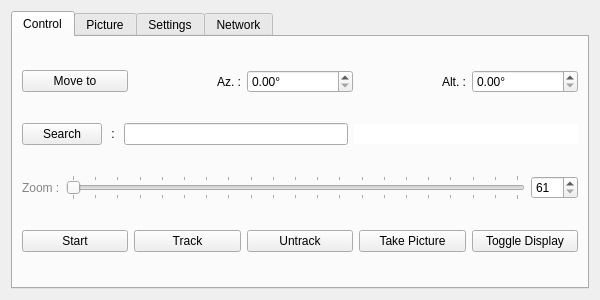
<?xml version="1.0" encoding="UTF-8"?>
<ui version="4.0">
 <class>AutoscopeWindowForm</class>
 <widget class="QWidget" name="AutoscopeWindowForm">
  <property name="windowModality">
   <enum>Qt::NonModal</enum>
  </property>
  <property name="geometry">
   <rect>
    <x>0</x>
    <y>0</y>
    <width>600</width>
    <height>300</height>
   </rect>
  </property>
  <property name="windowTitle">
   <string>Form</string>
  </property>
  <property name="styleSheet">
   <string notr="true"/>
  </property>
  <layout class="QVBoxLayout" name="verticalLayout_2">
   <item>
    <widget class="QTabWidget" name="tabWidget">
     <property name="enabled">
      <bool>true</bool>
     </property>
     <property name="baseSize">
      <size>
       <width>600</width>
       <height>300</height>
      </size>
     </property>
     <property name="styleSheet">
      <string notr="true"/>
     </property>
     <property name="tabPosition">
      <enum>QTabWidget::North</enum>
     </property>
     <property name="tabShape">
      <enum>QTabWidget::Rounded</enum>
     </property>
     <property name="currentIndex">
      <number>0</number>
     </property>
     <property name="movable">
      <bool>false</bool>
     </property>
     <widget class="QWidget" name="controlTab">
      <property name="styleSheet">
       <string notr="true"/>
      </property>
      <attribute name="title">
       <string>Control</string>
      </attribute>
      <layout class="QVBoxLayout" name="verticalLayout">
       <item>
        <layout class="QGridLayout" name="gridLayout_7">
         <item row="0" column="4">
          <widget class="QDoubleSpinBox" name="altitudeEditor">
           <property name="styleSheet">
            <string notr="true"/>
           </property>
           <property name="suffix">
            <string>°</string>
           </property>
           <property name="maximum">
            <double>90.000000000000000</double>
           </property>
           <property name="singleStep">
            <double>0.010000000000000</double>
           </property>
          </widget>
         </item>
         <item row="0" column="2">
          <widget class="QDoubleSpinBox" name="azimuthEditor">
           <property name="styleSheet">
            <string notr="true"/>
           </property>
           <property name="suffix">
            <string>°</string>
           </property>
           <property name="maximum">
            <double>360.000000000000000</double>
           </property>
           <property name="singleStep">
            <double>0.010000000000000</double>
           </property>
          </widget>
         </item>
         <item row="0" column="1">
          <widget class="QLabel" name="azimuthLabel">
           <property name="styleSheet">
            <string notr="true"/>
           </property>
           <property name="text">
            <string>Az. :</string>
           </property>
           <property name="alignment">
            <set>Qt::AlignRight|Qt::AlignTrailing|Qt::AlignVCenter</set>
           </property>
          </widget>
         </item>
         <item row="0" column="3">
          <widget class="QLabel" name="altitudeLabel">
           <property name="styleSheet">
            <string notr="true"/>
           </property>
           <property name="text">
            <string>Alt. :</string>
           </property>
           <property name="alignment">
            <set>Qt::AlignRight|Qt::AlignTrailing|Qt::AlignVCenter</set>
           </property>
          </widget>
         </item>
         <item row="0" column="0">
          <widget class="QPushButton" name="moveToButton">
           <property name="styleSheet">
            <string notr="true"/>
           </property>
           <property name="text">
            <string>Move to</string>
           </property>
          </widget>
         </item>
        </layout>
       </item>
       <item>
        <layout class="QGridLayout" name="gridLayout">
         <item row="0" column="1">
          <widget class="QLabel" name="label_2">
           <property name="styleSheet">
            <string notr="true"/>
           </property>
           <property name="text">
            <string> : </string>
           </property>
          </widget>
         </item>
         <item row="0" column="0">
          <widget class="QPushButton" name="searchButton">
           <property name="styleSheet">
            <string notr="true"/>
           </property>
           <property name="text">
            <string>Search</string>
           </property>
          </widget>
         </item>
         <item row="0" column="2">
          <widget class="QLineEdit" name="searchEditor">
           <property name="styleSheet">
            <string notr="true"/>
           </property>
          </widget>
         </item>
         <item row="0" column="3">
          <widget class="QLineEdit" name="searchEditorMessenger">
           <property name="text">
            <string/>
           </property>
           <property name="frame">
            <bool>false</bool>
           </property>
           <property name="alignment">
            <set>Qt::AlignCenter</set>
           </property>
           <property name="readOnly">
            <bool>true</bool>
           </property>
          </widget>
         </item>
        </layout>
       </item>
       <item>
        <layout class="QGridLayout" name="gridLayout_9">
         <item row="0" column="0">
          <widget class="QLabel" name="zoomLabel">
           <property name="styleSheet">
            <string notr="true">QWidget{color: #838586;}</string>
           </property>
           <property name="text">
            <string>Zoom :</string>
           </property>
          </widget>
         </item>
         <item row="0" column="1">
          <layout class="QHBoxLayout" name="horizontalLayout_10">
           <item>
            <widget class="QSlider" name="zoomSlider">
             <property name="styleSheet">
              <string notr="true"/>
             </property>
             <property name="minimum">
              <number>61</number>
             </property>
             <property name="maximum">
              <number>181</number>
             </property>
             <property name="orientation">
              <enum>Qt::Horizontal</enum>
             </property>
             <property name="tickPosition">
              <enum>QSlider::TicksBothSides</enum>
             </property>
             <property name="tickInterval">
              <number>6</number>
             </property>
            </widget>
           </item>
           <item>
            <widget class="QSpinBox" name="zoomEditor">
             <property name="styleSheet">
              <string notr="true"/>
             </property>
             <property name="minimum">
              <number>61</number>
             </property>
             <property name="maximum">
              <number>181</number>
             </property>
            </widget>
           </item>
          </layout>
         </item>
        </layout>
       </item>
       <item>
        <layout class="QGridLayout" name="gridLayout_11">
         <item row="0" column="0">
          <widget class="QPushButton" name="startButton">
           <property name="styleSheet">
            <string notr="true"/>
           </property>
           <property name="text">
            <string>Start</string>
           </property>
          </widget>
         </item>
         <item row="0" column="1">
          <widget class="QPushButton" name="trackButton">
           <property name="styleSheet">
            <string notr="true"/>
           </property>
           <property name="text">
            <string>Track</string>
           </property>
          </widget>
         </item>
         <item row="0" column="2">
          <widget class="QPushButton" name="untrackButton">
           <property name="styleSheet">
            <string notr="true"/>
           </property>
           <property name="text">
            <string>Untrack</string>
           </property>
          </widget>
         </item>
         <item row="0" column="4">
          <widget class="QPushButton" name="toggleDisplayButton">
           <property name="styleSheet">
            <string notr="true"/>
           </property>
           <property name="text">
            <string>Toggle Display</string>
           </property>
          </widget>
         </item>
         <item row="0" column="3">
          <widget class="QPushButton" name="takePictureButton">
           <property name="styleSheet">
            <string notr="true"/>
           </property>
           <property name="text">
            <string>Take Picture</string>
           </property>
          </widget>
         </item>
        </layout>
       </item>
      </layout>
     </widget>
     <widget class="QWidget" name="pictureTab">
      <property name="styleSheet">
       <string notr="true"/>
      </property>
      <attribute name="title">
       <string>Picture</string>
      </attribute>
      <layout class="QVBoxLayout" name="verticalLayout_5">
       <item>
        <layout class="QGridLayout" name="gridLayout_8">
         <item row="0" column="1">
          <widget class="QDoubleSpinBox" name="exposureTimeEditor">
           <property name="styleSheet">
            <string notr="true"/>
           </property>
           <property name="suffix">
            <string>s</string>
           </property>
           <property name="decimals">
            <number>3</number>
           </property>
           <property name="maximum">
            <double>99.998999999999995</double>
           </property>
           <property name="singleStep">
            <double>0.001000000000000</double>
           </property>
          </widget>
         </item>
         <item row="0" column="0">
          <widget class="QLabel" name="exposureTimeLabel">
           <property name="styleSheet">
            <string notr="true"/>
           </property>
           <property name="text">
            <string>Exposure time :</string>
           </property>
          </widget>
         </item>
         <item row="0" column="2">
          <spacer name="horizontalSpacer_7">
           <property name="orientation">
            <enum>Qt::Horizontal</enum>
           </property>
           <property name="sizeHint" stdset="0">
            <size>
             <width>40</width>
             <height>20</height>
            </size>
           </property>
          </spacer>
         </item>
        </layout>
       </item>
       <item>
        <layout class="QGridLayout" name="gridLayout_12">
         <item row="0" column="1">
          <widget class="QSpinBox" name="numberPictureEditor">
           <property name="styleSheet">
            <string notr="true"/>
           </property>
           <property name="maximum">
            <number>100</number>
           </property>
          </widget>
         </item>
         <item row="0" column="2">
          <spacer name="horizontalSpacer_8">
           <property name="orientation">
            <enum>Qt::Horizontal</enum>
           </property>
           <property name="sizeHint" stdset="0">
            <size>
             <width>40</width>
             <height>20</height>
            </size>
           </property>
          </spacer>
         </item>
         <item row="0" column="0">
          <widget class="QLabel" name="numberPictureLabel">
           <property name="styleSheet">
            <string notr="true"/>
           </property>
           <property name="text">
            <string>Number of picture taken :</string>
           </property>
          </widget>
         </item>
        </layout>
       </item>
      </layout>
     </widget>
     <widget class="QWidget" name="settingsTab">
      <attribute name="title">
       <string>Settings</string>
      </attribute>
      <layout class="QVBoxLayout" name="verticalLayout_4">
       <item>
        <layout class="QHBoxLayout" name="horizontalLayout_13">
         <item>
          <widget class="QLabel" name="sizePictureLabel">
           <property name="styleSheet">
            <string notr="true"/>
           </property>
           <property name="text">
            <string>Size of the display :</string>
           </property>
          </widget>
         </item>
         <item>
          <widget class="QSlider" name="displaySizeSlider">
           <property name="maximum">
            <number>100</number>
           </property>
           <property name="value">
            <number>10</number>
           </property>
           <property name="orientation">
            <enum>Qt::Horizontal</enum>
           </property>
          </widget>
         </item>
         <item>
          <widget class="QSpinBox" name="displaySizeEditor">
           <property name="styleSheet">
            <string notr="true"/>
           </property>
           <property name="suffix">
            <string>%</string>
           </property>
           <property name="maximum">
            <number>100</number>
           </property>
           <property name="value">
            <number>10</number>
           </property>
          </widget>
         </item>
         <item>
          <spacer name="horizontalSpacer">
           <property name="orientation">
            <enum>Qt::Horizontal</enum>
           </property>
           <property name="sizeHint" stdset="0">
            <size>
             <width>40</width>
             <height>20</height>
            </size>
           </property>
          </spacer>
         </item>
        </layout>
       </item>
       <item>
        <layout class="QHBoxLayout" name="horizontalLayout_14">
         <item>
          <widget class="QLabel" name="picturePositionLabel">
           <property name="styleSheet">
            <string notr="true">QWidget{color: #838586;}</string>
           </property>
           <property name="text">
            <string>Position of the display :</string>
           </property>
          </widget>
         </item>
         <item>
          <widget class="QLabel" name="horizontalLabel">
           <property name="styleSheet">
            <string notr="true">QWidget{color: #838586;}</string>
           </property>
           <property name="text">
            <string>x :</string>
           </property>
           <property name="alignment">
            <set>Qt::AlignRight|Qt::AlignTrailing|Qt::AlignVCenter</set>
           </property>
          </widget>
         </item>
         <item>
          <widget class="QSlider" name="horizontalDisplayPositionSlider">
           <property name="orientation">
            <enum>Qt::Horizontal</enum>
           </property>
          </widget>
         </item>
         <item>
          <widget class="QLabel" name="verticalLabel">
           <property name="styleSheet">
            <string notr="true"/>
           </property>
           <property name="text">
            <string>y :</string>
           </property>
           <property name="alignment">
            <set>Qt::AlignRight|Qt::AlignTrailing|Qt::AlignVCenter</set>
           </property>
          </widget>
         </item>
         <item>
          <widget class="QSlider" name="verticalDisplayPositionSlider">
           <property name="orientation">
            <enum>Qt::Horizontal</enum>
           </property>
          </widget>
         </item>
        </layout>
       </item>
       <item>
        <layout class="QHBoxLayout" name="horizontalLayout_15">
         <item>
          <widget class="QLabel" name="pictureOpacityLabel">
           <property name="styleSheet">
            <string notr="true"/>
           </property>
           <property name="text">
            <string>Opacity of the display :</string>
           </property>
          </widget>
         </item>
         <item>
          <widget class="QSlider" name="displayOpacitySlider">
           <property name="maximum">
            <number>100</number>
           </property>
           <property name="singleStep">
            <number>1</number>
           </property>
           <property name="pageStep">
            <number>10</number>
           </property>
           <property name="value">
            <number>70</number>
           </property>
           <property name="orientation">
            <enum>Qt::Horizontal</enum>
           </property>
          </widget>
         </item>
         <item>
          <widget class="QSpinBox" name="displayOpacityEditor">
           <property name="suffix">
            <string>%</string>
           </property>
           <property name="maximum">
            <number>100</number>
           </property>
           <property name="value">
            <number>70</number>
           </property>
          </widget>
         </item>
         <item>
          <spacer name="horizontalSpacer_3">
           <property name="orientation">
            <enum>Qt::Horizontal</enum>
           </property>
           <property name="sizeHint" stdset="0">
            <size>
             <width>40</width>
             <height>20</height>
            </size>
           </property>
          </spacer>
         </item>
        </layout>
       </item>
       <item>
        <layout class="QHBoxLayout" name="horizontalLayout_16">
         <item>
          <widget class="QLabel" name="picturePathLabel">
           <property name="styleSheet">
            <string notr="true">QWidget{color: #838586;}</string>
           </property>
           <property name="text">
            <string>Output picture directory :</string>
           </property>
          </widget>
         </item>
         <item>
          <widget class="QLineEdit" name="picturePathEditor">
           <property name="styleSheet">
            <string notr="true"/>
           </property>
          </widget>
         </item>
         <item>
          <widget class="QPushButton" name="picurePathButton">
           <property name="styleSheet">
            <string notr="true"/>
           </property>
           <property name="text">
            <string/>
           </property>
          </widget>
         </item>
        </layout>
       </item>
       <item>
        <layout class="QHBoxLayout" name="horizontalLayout_17">
         <item>
          <spacer name="horizontalSpacer_5">
           <property name="orientation">
            <enum>Qt::Horizontal</enum>
           </property>
           <property name="sizeHint" stdset="0">
            <size>
             <width>40</width>
             <height>20</height>
            </size>
           </property>
          </spacer>
         </item>
         <item>
          <widget class="QPushButton" name="pictureDownloadButton">
           <property name="styleSheet">
            <string notr="true"/>
           </property>
           <property name="text">
            <string>Download picture</string>
           </property>
          </widget>
         </item>
         <item>
          <spacer name="horizontalSpacer_6">
           <property name="orientation">
            <enum>Qt::Horizontal</enum>
           </property>
           <property name="sizeHint" stdset="0">
            <size>
             <width>40</width>
             <height>20</height>
            </size>
           </property>
          </spacer>
         </item>
        </layout>
       </item>
      </layout>
     </widget>
     <widget class="QWidget" name="networkTab">
      <attribute name="title">
       <string>Network</string>
      </attribute>
      <layout class="QVBoxLayout" name="verticalLayout_3">
       <item>
        <layout class="QGridLayout" name="gridLayout_2">
         <item row="0" column="0">
          <widget class="QLabel" name="IpLabel">
           <property name="text">
            <string>IP Address : </string>
           </property>
          </widget>
         </item>
         <item row="0" column="1">
          <widget class="QLineEdit" name="IpAddressEditor"/>
         </item>
         <item row="0" column="3">
          <widget class="QSpinBox" name="IpPortEditor">
           <property name="maximum">
            <number>65535</number>
           </property>
           <property name="value">
            <number>4444</number>
           </property>
          </widget>
         </item>
         <item row="0" column="2">
          <widget class="QLabel" name="portLabel">
           <property name="text">
            <string>Port : </string>
           </property>
          </widget>
         </item>
        </layout>
       </item>
       <item>
        <layout class="QGridLayout" name="gridLayout_3">
         <item row="1" column="0">
          <layout class="QGridLayout" name="gridLayout_4">
           <item row="0" column="0">
            <spacer name="horizontalSpacer_2">
             <property name="orientation">
              <enum>Qt::Horizontal</enum>
             </property>
             <property name="sizeHint" stdset="0">
              <size>
               <width>40</width>
               <height>20</height>
              </size>
             </property>
            </spacer>
           </item>
           <item row="0" column="4">
            <spacer name="horizontalSpacer_4">
             <property name="orientation">
              <enum>Qt::Horizontal</enum>
             </property>
             <property name="sizeHint" stdset="0">
              <size>
               <width>40</width>
               <height>20</height>
              </size>
             </property>
            </spacer>
           </item>
           <item row="0" column="1">
            <widget class="QPushButton" name="ConnectionButton">
             <property name="text">
              <string>Connection</string>
             </property>
            </widget>
           </item>
           <item row="0" column="3">
            <widget class="QPushButton" name="DeconnectionButton">
             <property name="text">
              <string>Deconnect</string>
             </property>
            </widget>
           </item>
           <item row="0" column="2">
            <spacer name="horizontalSpacer_11">
             <property name="orientation">
              <enum>Qt::Horizontal</enum>
             </property>
             <property name="sizeHint" stdset="0">
              <size>
               <width>40</width>
               <height>20</height>
              </size>
             </property>
            </spacer>
           </item>
          </layout>
         </item>
         <item row="0" column="0">
          <layout class="QHBoxLayout" name="horizontalLayout_2">
           <item>
            <spacer name="horizontalSpacer_9">
             <property name="orientation">
              <enum>Qt::Horizontal</enum>
             </property>
             <property name="sizeHint" stdset="0">
              <size>
               <width>40</width>
               <height>20</height>
              </size>
             </property>
            </spacer>
           </item>
           <item>
            <widget class="QLineEdit" name="IpMessenger">
             <property name="alignment">
              <set>Qt::AlignCenter</set>
             </property>
             <property name="readOnly">
              <bool>true</bool>
             </property>
            </widget>
           </item>
           <item>
            <spacer name="horizontalSpacer_10">
             <property name="orientation">
              <enum>Qt::Horizontal</enum>
             </property>
             <property name="sizeHint" stdset="0">
              <size>
               <width>40</width>
               <height>20</height>
              </size>
             </property>
            </spacer>
           </item>
          </layout>
         </item>
        </layout>
       </item>
      </layout>
     </widget>
    </widget>
   </item>
  </layout>
 </widget>
 <resources/>
 <connections>
  <connection>
   <sender>zoomSlider</sender>
   <signal>valueChanged(int)</signal>
   <receiver>zoomEditor</receiver>
   <slot>setValue(int)</slot>
   <hints>
    <hint type="sourcelabel">
     <x>296</x>
     <y>163</y>
    </hint>
    <hint type="destinationlabel">
     <x>551</x>
     <y>163</y>
    </hint>
   </hints>
  </connection>
  <connection>
   <sender>zoomEditor</sender>
   <signal>valueChanged(int)</signal>
   <receiver>zoomSlider</receiver>
   <slot>setValue(int)</slot>
   <hints>
    <hint type="sourcelabel">
     <x>551</x>
     <y>163</y>
    </hint>
    <hint type="destinationlabel">
     <x>296</x>
     <y>163</y>
    </hint>
   </hints>
  </connection>
  <connection>
   <sender>displayOpacitySlider</sender>
   <signal>valueChanged(int)</signal>
   <receiver>displayOpacityEditor</receiver>
   <slot>setValue(int)</slot>
   <hints>
    <hint type="sourcelabel">
     <x>260</x>
     <y>163</y>
    </hint>
    <hint type="destinationlabel">
     <x>380</x>
     <y>162</y>
    </hint>
   </hints>
  </connection>
  <connection>
   <sender>displayOpacityEditor</sender>
   <signal>valueChanged(int)</signal>
   <receiver>displayOpacitySlider</receiver>
   <slot>setValue(int)</slot>
   <hints>
    <hint type="sourcelabel">
     <x>380</x>
     <y>162</y>
    </hint>
    <hint type="destinationlabel">
     <x>260</x>
     <y>163</y>
    </hint>
   </hints>
  </connection>
  <connection>
   <sender>displaySizeSlider</sender>
   <signal>valueChanged(int)</signal>
   <receiver>displaySizeEditor</receiver>
   <slot>setValue(int)</slot>
   <hints>
    <hint type="sourcelabel">
     <x>241</x>
     <y>67</y>
    </hint>
    <hint type="destinationlabel">
     <x>367</x>
     <y>67</y>
    </hint>
   </hints>
  </connection>
  <connection>
   <sender>displaySizeEditor</sender>
   <signal>valueChanged(int)</signal>
   <receiver>displaySizeSlider</receiver>
   <slot>setValue(int)</slot>
   <hints>
    <hint type="sourcelabel">
     <x>367</x>
     <y>67</y>
    </hint>
    <hint type="destinationlabel">
     <x>241</x>
     <y>67</y>
    </hint>
   </hints>
  </connection>
 </connections>
</ui>
